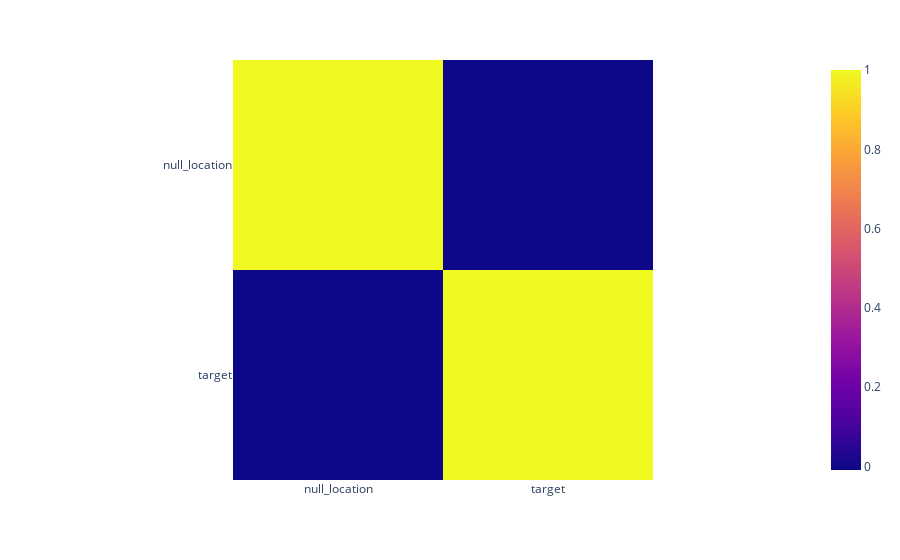

Notebook cell for this chart:
### Markdown cell above
We can trace corr plot to get a more clear representation.

### Code cell
px.imshow(train_set_[categorical].corr())

### Figure 1 — Plotly figure (JSON) as saved in the notebook; plotly's stock layout.template omitted (floating-point values rounded to 4 significant figures)
{"data": [{"coloraxis": "coloraxis", "hovertemplate": "x: %{x}<br>y: %{y}<br>color: %{z}<extra></extra>", "name": "0", "type": "heatmap", "x": ["null_location", "target"], "xaxis": "x", "y": ["null_location", "target"], "yaxis": "y", "z": [[1, -0.00881], [-0.00881, 1]]}], "layout": {"coloraxis": {"colorscale": [[0, "#0d0887"], [0.1111, "#46039f"], [0.2222, "#7201a8"], [0.3333, "#9c179e"], [0.4444, "#bd3786"], [0.5556, "#d8576b"], [0.6667, "#ed7953"], [0.7778, "#fb9f3a"], [0.8889, "#fdca26"], [1, "#f0f921"]]}, "margin": {"t": 60}, "xaxis": {"anchor": "y", "constrain": "domain", "domain": [0, 1], "scaleanchor": "y"}, "yaxis": {"anchor": "x", "autorange": "reversed", "constrain": "domain", "domain": [0, 1]}}}
